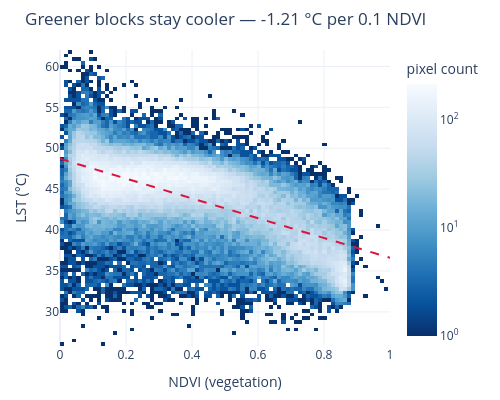

The notebook cell this image was saved under:
### Code cell
nbins=80
counts, xedges, yedges = np.histogram2d(
    df_lst_ndvi["ndvi"], df_lst_ndvi["lst"], bins=nbins
)
counts = counts.T                                   # heatmap wants [y, x]
z = np.where(counts > 0, np.log10(counts), np.nan)  # log; empty bins → NaN

xc = 0.5 * (xedges[:-1] + xedges[1:])               # bin centers
yc = 0.5 * (yedges[:-1] + yedges[1:])

fig = go.Figure()
fig.add_trace(go.Heatmap(
    x=xc, y=yc, z=z,
    colorscale="Blues_r",
    colorbar=dict(
        title=dict(text="pixel count"),
        tickvals=[0, 1, 2, 3],                      # log10 values…
        ticktext=[
            "10<sup>0</sup>", 
            "10<sup>1</sup>", 
            "10<sup>2</sup>", 
            "10<sup>3</sup>"],       # …shown as real counts
    ),
    hovertemplate=
    """ 
    Pixel Count: 10<sup>%{z:.1f}</sup><br>
    NDVI: %{x:.2f}<br>
    LST: %{y:.1f}°C<extra></extra>
    """,
))

x = np.linspace(0,1, 100)
fig.add_trace(go.Scatter(
    x=x, y=slope * x + intercept, mode="lines",
    line=dict(color="crimson", width=2, dash="dash"),
    name=f"fit (r = {pearson:.2f})",
))

fig.update_layout(
    width=500,
    height=400,
    margin=dict(t=50, b=50, l=60, r=20),
    title=dict(text=f"Greener blocks stay cooler — {slope / 10:.2f} °C per 0.1 NDVI"),
    xaxis_title="NDVI (vegetation)",
    yaxis_title="LST (°C)",
    legend=dict(x=0.98, y=0.98, xanchor="right", yanchor="top"),
    template="plotly_white",
)
